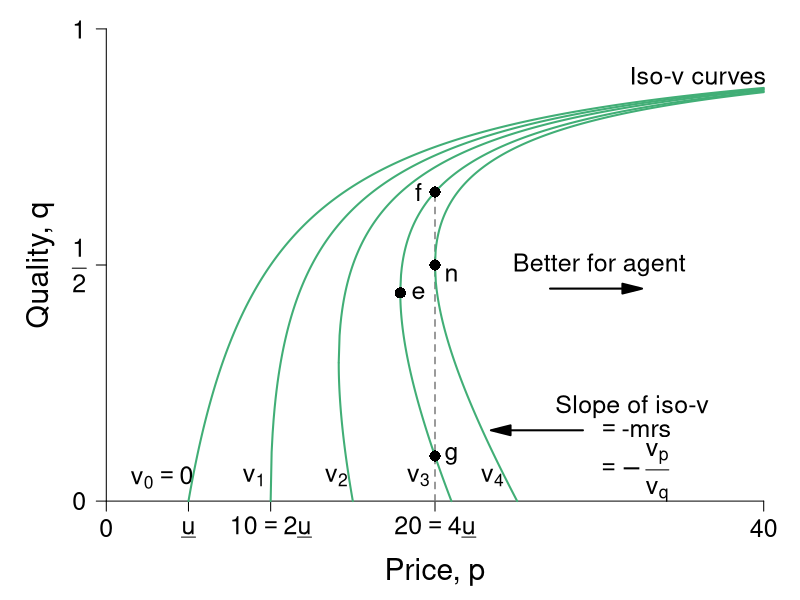

Source code (R):
#' Graph Designer: Scott Cohn
#' Authors: Bowles and Halliday
#' Title: Coordination, Conflict and Competition: A Text in Microeconomics

require(ggplot2)
require(shape)
pdf(file = "information_power/iso_vmap_a_leftpanel.pdf", width = 9, height = 7)

#Set parameters for graphics
pointsize <- 1.8
axislabelsize <- 1.8
labelsize <- 1.5
namesize <- 1.8
annotatesize <- 1.5
graphlinewidth <- 2
segmentlinewidth <- 1.5

COL <- c("#7fc97f", "#beaed4", "#fdc086", "#ffff99", "#386cb0", "#f0027f", "#bf5b17", "#666666")
COLA <- c("#e0f3db", "#99d8c9","#66c2a4","#41ae76", "#238b45", "#005824")
COLB <- c("#c6dbef", "#4eb3d3", "#2b8cbe", "#0868ac","#084081")
COLC <- c("#fcfbfd", "#efedf5", "#dadaeb", "#bcbddc", "#9e9ac8", "#807dba", "#6a51a3", "#54278f", "#3f007d")
grays <- gray.colors(25, start = 1, end = 0)

#The equation is below when v = 0. See Wolfram Alpha output. 
isov <- function(p, delta = 5) {
  (p - delta)/p
}

isovhigh1 <- function(p, delta = 5, v = 5){
  (sqrt(p^2 - 4 * delta * v) - p + 2*v)/( 2 * v )
}

isovlow1 <- function(p, delta = 5, v = 5){
  (-sqrt(p^2 - 4 * delta * v) - p + 2*v)/( 2 * v )
}

isovhigh2 <- function(p, delta = 5, v = 10){
  (sqrt(p^2 - 4 * delta * v) - p + 2*v)/( 2 * v )
}

isovlow2 <- function(p, delta = 5, v = 10){
  (-sqrt(p^2 - 4 * delta * v) - p + 2*v)/( 2 * v )
}

isovhigh3 <- function(p, delta = 5, v = 15){
  (sqrt(p^2 - 4 * delta * v) - p + 2*v)/( 2 * v )
}

isovlow3 <- function(p, delta = 5, v = 15){
  (-sqrt(p^2 - 4 * delta * v) - p + 2*v)/( 2 * v )
}

isovhigh4 <- function(p, delta = 5, v = 15){
  (sqrt(p^2 - 4 * delta * v) - p + 2*v)/( 2 * v )
}

isovlow4 <- function(p, delta = 5, v = 15){
  (-sqrt(p^2 - 4 * delta * v) - p + 2*v)/( 2 * v )
}

brfFn <- function(p, delta = 5) {
  1 - (2*delta) /p
}

#This is evaluated for p = 12; q = 12/(8*sqrt(12^2 - 4*delta1*v1)) - 1/8 for the slope
#At p = 12; q = (-sqrt(12^2 - 4*v1*delta1) - 12 + 2*v1)/(2*v1) = 0.799
tangencyLine <- function(p){
  (p*(0.05))
}



#COL <- c("#bae4b3", "#74c476", "#238b45")
#COL <- c("#f7fcf0", "#e0f3db", "#ccebc5", "#a8ddb5", "#7bccc4", "#4eb3d3", "#2b8cbe", "#08589e")
COL <- c("#f7fcf5", "#e5f5e0", "#c7e9c0", "#a1d99b", "#74c476", "#41ab5d", "#238b45", "#005a32")
par(mar =  c(4, 4, .5, .5))

xlims <- c(0, 40)
ylims <- c(0, 1)

plot(0, 0, xlim = xlims, ylim = ylims, type = "n",
     xlab = "",
     ylab = "",
     xaxt = "n", yaxt = "n", cex.lab = axislabelsize, bty = "n")

mtext(expression(paste("Price, ", p)), side=1, line = 2.5, cex = axislabelsize)
text(-4, ylims[2] - 0.5*(ylims[2] - ylims[1]), expression(paste("Quality, ", q)), xpd = TRUE, cex = axislabelsize, srt = 90) 


npts <- 500 
npts2 <- 501
#Specify the sequences of points for graphing. 
xx0 <- seq(5, xlims[2], length.out = npts)
xx1 <- seq(10, xlims[2], length.out = npts)
xx2 <- seq(xlims[1], 15, length.out = npts)
xx3 <- seq(10, xlims[2], length.out = npts2)
xx4 <- seq(xlims[1], 10, length.out = npts2)
#For below, I solved sqrt(p^2 - 200) - p + 200/p = 0, getting p = 10*sqrt(2) = 14.14214
xx5 <- seq(14.14214, xlims[2], length.out = npts2)
xx6 <- seq(14.14214, 15, length.out = npts2)

xx7 <- seq(17.889, xlims[2], length.out = npts2)
xx8 <- seq(17.889, 21, length.out = npts2)

xx9 <- seq(20, xlims[2], length.out = npts2)
xx10 <- seq(xlims[1], 25, length.out = npts2)

#Customize ticks and labels for the plot
ticksy <- c(0, 0.5, 1)
ylabels <- c(0, expression(paste(frac(1,2))), 1)
ticksx <- c(0, 5, 10, 20, 40)
xlabels <- c(0, expression(paste(underline("u"))) ,expression(paste(10 == 2*underline("u"))), expression(paste(20 == 4*underline("u"))) , 40)
axis(1, at = ticksx, pos = 0, labels = xlabels, cex.axis = labelsize)
axis(2, at = ticksy, pos = 0, labels = ylabels, las = 1, cex.axis = labelsize)

#Annotation of the three graphs and the NE

text(3.4, 0.05, expression(paste(v[0] == 0)), cex = annotatesize)
text(9.0, 0.05, expression(paste(v[1])), cex = annotatesize)
text(14, 0.05, expression(paste(v[2])), cex = annotatesize)
text(19, 0.05, expression(paste(v[3])), cex = annotatesize)
text(23.5, 0.05, expression(paste(v[4])), cex = annotatesize)
text(21, 0.48, expression(paste("n")), cex = annotatesize)
#text(33, 0.58, expression(paste("Best-response function")), cex = annotatesize)
text(36, 0.9, expression(paste("Iso-v curves")), cex = annotatesize)
#text(8.2, 0.3, expression(paste("PC")), cex = annotatesize)


#Lines for the coordinates of the Nash equilbrium
#segments(10, 0, 10, 0.175, lty = 2, col = grays[22], lwd = segmentlinewidth)
segments(20, 0, 20, 0.6545, lty = 2, col = grays[20], lwd = segmentlinewidth)
#segments(0, 0.5, 20, 0.5, lty = 2, col = grays[20], lwd = segmentlinewidth)
#segments(14.14214, 0.15, 14.14214, 0.45, lty = 2, col = grays[22], lwd = segmentlinewidth)
#segments(17.889, 0.3, 17.889, 0.6, lty = 2, col = grays[22], lwd = segmentlinewidth)

#Draw the lines for the graphs
lines(xx0, isov(xx0, delta = 5), col = COLA[4], lwd = graphlinewidth)
#lines(xx1, brfFn(xx1), col = COLA[5], lwd = graphlinewidth)
#lines(xx2, tangencyLine(xx2), col = "darkgrey", lwd = segmentlinewidth, lty = 2)
lines(xx3, isovhigh1(xx3, v = 5, delta = 5), col = COLA[4], lwd = graphlinewidth)
lines(xx4, isovlow1(xx4, v = 5, delta = 5), col = COLA[4], lwd = graphlinewidth)
lines(xx5, isovhigh2(xx5, v = 10, delta = 5), col = COLA[4], lwd = graphlinewidth)
lines(xx6, isovlow2(xx6, v = 10, delta = 5), col = COLA[4], lwd = graphlinewidth)
lines(xx7, isovhigh3(xx7, v = 16, delta = 5), col = COLA[4], lwd = graphlinewidth)
lines(xx8, isovlow3(xx8, v = 16, delta = 5), col = COLA[4], lwd = graphlinewidth)
lines(xx9, isovhigh4(xx9, v = 20, delta = 5), col = COLA[4], lwd = graphlinewidth)
lines(xx10, isovlow4(xx10, v = 20, delta = 5), col = COLA[4], lwd = graphlinewidth)

#Arrows and slope of iso-v label
Arrows(29, 0.15, 24, 0.15,  col = "black", lty = 1, lwd = 2, arr.type = "triangle")
text(32, 0.2, expression(paste("Slope of iso-v")), cex = annotatesize)
text(32.3, 0.15, expression(paste(phantom() == "-mrs ")), cex = annotatesize)
text(32, 0.06, expression(paste(phantom() == -frac(v[p], v[q]))), cex = annotatesize)


Arrows(27, 0.45, 32, 0.45,  col = "black", lty = 1, lwd = 2, arr.type = "triangle")
text(30, 0.5, expression(paste("Better for agent")), cex = annotatesize)

#Add a point for the NE
points(20, 0.5, pch = 16, col = "black", cex = 1.5)


#Add a point for b
# points(10, 0.5, pch = 16, col = "black", cex = 1.5)
# text(9.5, 0.53, expression(paste("b")), cex = annotatesize)

#Add a point for d
#Figure out q for p = 14.14214: q = 1 - 2delta/p = 1 - (2*5)/14.14214 =  0.2928934
#points(14.14214, 0.2928934, pch = 16, col = "black", cex = 1.5)
#text(15, 0.2928934, expression(paste("d")), cex = annotatesize)

points(17.889, 0.441, pch = 16, col = "black", cex = 1.5)
text(19, 0.441, expression(paste("e")), cex = annotatesize)

# points same wage w incr/decr in effort
points(20, 0.0955, pch = 16, col = "black", cex = 1.5)
text(21, 0.0955, expression(paste("g")), cex = annotatesize)
points(20, 0.6545, pch = 16, col = "black", cex = 1.5)
text(19, 0.6545, expression(paste("f")), cex = annotatesize)

dev.off()
